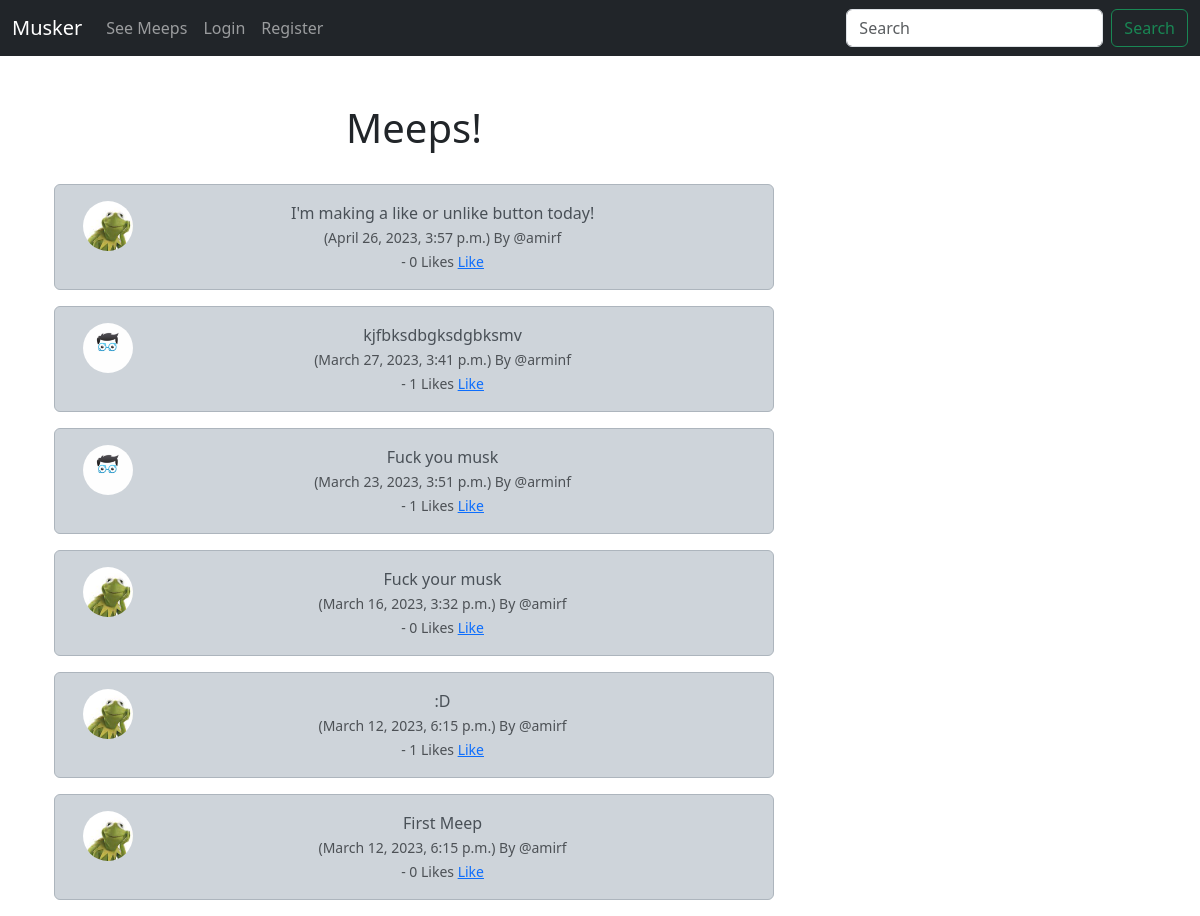
The app's page /, older data.
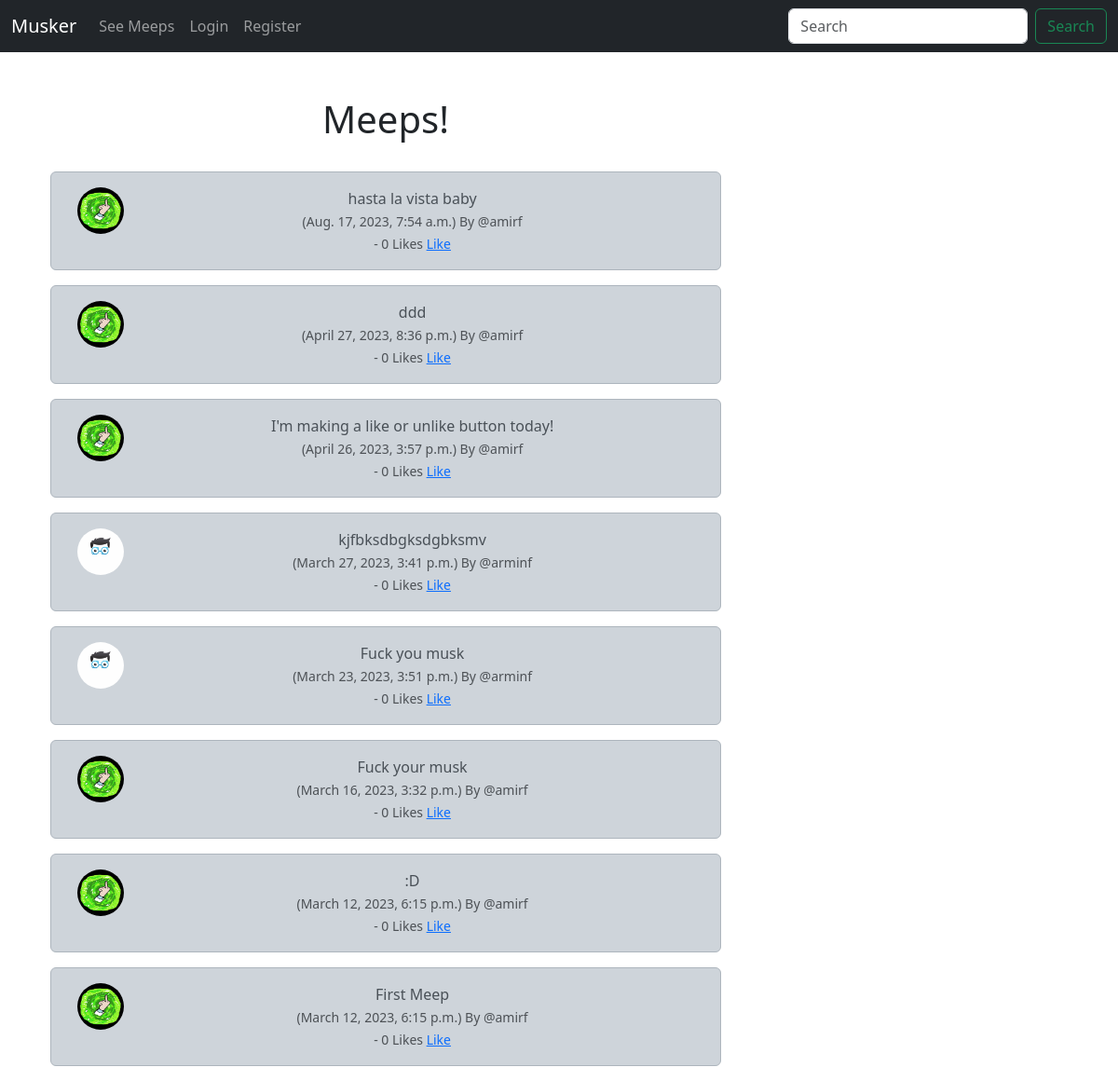
The same page, newer data.
### musker/models.py (models this page shows, shortened)
class Meep(models.Model):
    user = models.ForeignKey(
        User,
        related_name= "meeps",
        on_delete= models.DO_NOTHING,
    )
    body = models.CharField(max_length=200)
    created_at = models.DateTimeField(auto_now_add=True)
    likes = models.ManyToManyField(User, related_name="meep_like", blank=True)
    def number_of_likes(self):
        return self.likes.count()

class Profile(models.Model):
    user = models.OneToOneField(User, on_delete=models.CASCADE)
    follows = models.ManyToManyField(
    "self",
    related_name = "followed_by",
    symmetrical = False,
    blank = True)
    date_modified = models.DateTimeField(User,auto_now=True)
    profile_image = models.ImageField(null=True, blank=True, upload_to="images/")
    profile_bio = models.CharField(null=True, blank=True, max_length=500)
    homepage_link = models.CharField(null=True, blank=True, max_length=100)
    facebook_link = models.CharField(null=True, blank=True, max_length=100)
    instagram_link = models.CharField(null=True, blank=True, max_length=100)
    linkedin_link = models.CharField(null=True, blank=True, max_length=100)

### musker/views.py (the view)
# urls.py: path('', views.home, name="home"),
def home(request):
    if request.user.is_authenticated:
        form = MeepForm(request.POST or None)
        if request.method == "POST":
            if form.is_valid():
                meep = form.save(commit=False)
                meep.user = request.user
                meep.save()
                messages.success(request,("Your meep has been posted"))
                return redirect('home')
        meeps = Meep.objects.all().order_by("-created_at")
        return render(request, 'home.html', {'meeps': meeps, 'form': form})
    else:
        meeps = Meep.objects.all().order_by("-created_at")
        return render(request, 'home.html', {'meeps': meeps,})

### musker/templates/home.html (shortened to what this page needs)
{% extends 'base.html' %}
{% load static %}
{% block content %}
	<div class="container text-center">
		<div class="row">
			<div class="col-8">
	<h1>Meeps!</h1>
<br/>
	{% for meep in meeps %}
		<div class="alert alert-dark" role="alert">
<div class="container">
	<div class="row">
		<div class="col-1">
		  {% if meep.user.profile.profile_image %}
				<img src="{{ meep.user.profile.profile_image.url }}" width=50 height=50 class="rounded-circle" alt="{{ profile.user.username }}">
				{% else %}
				<img src="{% static 'images/profile_pic.png' %}" width=50 height=50 class="rounded-circle" alt="{{ profile.user.username }}">
				{% endif %}
		</div>
		<div class="col-11">
		  {{ meep.body }}<br/>
		  	<small class="text-muted">
		  		({{ meep.created_at}}) By
		  		@{{ meep.user.username }}
				<br>
				- {{meep.number_of_likes}} Likes
				{% if user in meep.likes.all %}
				<a href="{% url 'meep_like' meep.id %}">Unlike</a>
				{% else %}
				<a href="{% url 'meep_like' meep.id %}">Like</a>
				{% endif %}
			</small>
		</div><br/><br/>
			</div>
		</div>
	</div>
	{% endfor %}
</div>
<div class="col-4">
				<br/><br/><br/>
</div>
{% endblock %}

Row changes from the older to the newer data that the page shows:
added Meep: user.profile.profile_image (picture), body "hasta la vista baby", created_at "Aug. 17, 2023, 7:54 a.m.", user.username "amirf", number_of_likes "0", shows "Like"
added Meep: user.profile.profile_image (picture), body "ddd", created_at "April 27, 2023, 8:36 p.m.", user.username "amirf", number_of_likes "0", shows "Like"
changed through a linked row, Meep "I'm making a like or unlike button today!": user.profile.profile_image: a different picture
computed for Meep "kjfbksdbgksdgbksmv": number_of_likes "1" → "0"
computed for Meep "Fuck you musk": number_of_likes "1" → "0"
changed through a linked row, Meep "Fuck your musk": user.profile.profile_image: a different picture
changed through a linked row, Meep (number 7 of 8 on the later page): user.profile.profile_image: a different picture; number_of_likes "1" → "0"
changed through a linked row, Meep "First Meep": user.profile.profile_image: a different picture
